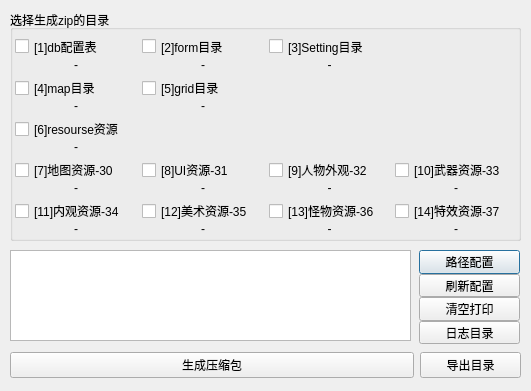
<?xml version="1.0" encoding="UTF-8"?>
<ui version="4.0">
 <class>ResCompressWnd</class>
 <widget class="QDialog" name="ResCompressWnd">
  <property name="geometry">
   <rect>
    <x>0</x>
    <y>0</y>
    <width>531</width>
    <height>391</height>
   </rect>
  </property>
  <property name="minimumSize">
   <size>
    <width>520</width>
    <height>380</height>
   </size>
  </property>
  <property name="windowTitle">
   <string>压缩包生成</string>
  </property>
  <property name="windowIcon">
   <iconset resource="pictures.qrc">
    <normaloff>:/icon/icon_designSimpleTool.ico</normaloff>:/icon/icon_designSimpleTool.ico</iconset>
  </property>
  <property name="windowOpacity">
   <double>0.750000000000000</double>
  </property>
  <widget class="QTextBrowser" name="t_output_print">
   <property name="geometry">
    <rect>
     <x>10</x>
     <y>250</y>
     <width>401</width>
     <height>91</height>
    </rect>
   </property>
  </widget>
  <widget class="QWidget" name="verticalLayoutWidget_2">
   <property name="geometry">
    <rect>
     <x>419</x>
     <y>250</y>
     <width>101</width>
     <height>94</height>
    </rect>
   </property>
   <layout class="QVBoxLayout" name="verticalLayout_2">
    <property name="spacing">
     <number>0</number>
    </property>
    <item>
     <widget class="QPushButton" name="btn_path_config">
      <property name="text">
       <string>路径配置</string>
      </property>
     </widget>
    </item>
    <item>
     <widget class="QPushButton" name="btn_config_refresh">
      <property name="text">
       <string>刷新配置</string>
      </property>
     </widget>
    </item>
    <item>
     <widget class="QPushButton" name="btn_clr_output">
      <property name="text">
       <string>清空打印</string>
      </property>
     </widget>
    </item>
    <item>
     <widget class="QPushButton" name="btn_log_folder">
      <property name="text">
       <string>日志目录</string>
      </property>
     </widget>
    </item>
   </layout>
  </widget>
  <widget class="QWidget" name="horizontalLayoutWidget">
   <property name="geometry">
    <rect>
     <x>10</x>
     <y>350</y>
     <width>511</width>
     <height>31</height>
    </rect>
   </property>
   <layout class="QHBoxLayout" name="hl_button_group" stretch="4,1">
    <item>
     <widget class="QPushButton" name="btn_compress">
      <property name="text">
       <string>生成压缩包</string>
      </property>
     </widget>
    </item>
    <item>
     <widget class="QPushButton" name="btn_zip_folder">
      <property name="text">
       <string>导出目录</string>
      </property>
     </widget>
    </item>
   </layout>
  </widget>
  <widget class="QGroupBox" name="groupBox">
   <property name="geometry">
    <rect>
     <x>10</x>
     <y>10</y>
     <width>511</width>
     <height>231</height>
    </rect>
   </property>
   <property name="title">
    <string>选择生成zip的目录</string>
   </property>
   <widget class="QWidget" name="gridLayoutWidget">
    <property name="geometry">
     <rect>
      <x>0</x>
      <y>20</y>
      <width>512</width>
      <height>211</height>
     </rect>
    </property>
    <layout class="QGridLayout" name="gl_group" rowstretch="0,0,0,0,0">
     <property name="sizeConstraint">
      <enum>QLayout::SetDefaultConstraint</enum>
     </property>
     <property name="leftMargin">
      <number>5</number>
     </property>
     <property name="topMargin">
      <number>5</number>
     </property>
     <property name="rightMargin">
      <number>5</number>
     </property>
     <property name="bottomMargin">
      <number>5</number>
     </property>
     <property name="spacing">
      <number>5</number>
     </property>
     <item row="0" column="1">
      <layout class="QVBoxLayout" name="vl_group_0_1">
       <property name="spacing">
        <number>0</number>
       </property>
       <item>
        <widget class="QCheckBox" name="cb_0_1">
         <property name="text">
          <string>[2]form目录</string>
         </property>
        </widget>
       </item>
       <item>
        <widget class="QLabel" name="lb_0_1">
         <property name="text">
          <string>-</string>
         </property>
         <property name="alignment">
          <set>Qt::AlignCenter</set>
         </property>
        </widget>
       </item>
      </layout>
     </item>
     <item row="0" column="0">
      <layout class="QVBoxLayout" name="vl_group_0_0">
       <property name="spacing">
        <number>0</number>
       </property>
       <item>
        <widget class="QCheckBox" name="cb_0_0">
         <property name="text">
          <string>[1]db配置表</string>
         </property>
        </widget>
       </item>
       <item>
        <widget class="QLabel" name="lb_0_0">
         <property name="text">
          <string>-</string>
         </property>
         <property name="alignment">
          <set>Qt::AlignCenter</set>
         </property>
        </widget>
       </item>
      </layout>
     </item>
     <item row="1" column="0">
      <layout class="QVBoxLayout" name="vl_group_1_0">
       <property name="spacing">
        <number>0</number>
       </property>
       <item>
        <widget class="QCheckBox" name="cb_1_0">
         <property name="text">
          <string>[4]map目录</string>
         </property>
        </widget>
       </item>
       <item>
        <widget class="QLabel" name="lb_1_0">
         <property name="text">
          <string>-</string>
         </property>
         <property name="alignment">
          <set>Qt::AlignCenter</set>
         </property>
        </widget>
       </item>
      </layout>
     </item>
     <item row="1" column="1">
      <layout class="QVBoxLayout" name="vl_group_1_1">
       <property name="spacing">
        <number>0</number>
       </property>
       <item>
        <widget class="QCheckBox" name="cb_1_1">
         <property name="text">
          <string>[5]grid目录</string>
         </property>
        </widget>
       </item>
       <item>
        <widget class="QLabel" name="lb_1_1">
         <property name="text">
          <string>-</string>
         </property>
         <property name="alignment">
          <set>Qt::AlignCenter</set>
         </property>
        </widget>
       </item>
      </layout>
     </item>
     <item row="3" column="0">
      <layout class="QVBoxLayout" name="vl_group_3_0">
       <property name="spacing">
        <number>0</number>
       </property>
       <item>
        <widget class="QCheckBox" name="cb_3_0">
         <property name="text">
          <string>[7]地图资源-30</string>
         </property>
        </widget>
       </item>
       <item>
        <widget class="QLabel" name="lb_3_0">
         <property name="text">
          <string>-</string>
         </property>
         <property name="alignment">
          <set>Qt::AlignCenter</set>
         </property>
        </widget>
       </item>
      </layout>
     </item>
     <item row="4" column="3">
      <layout class="QVBoxLayout" name="vl_group_4_3">
       <property name="spacing">
        <number>0</number>
       </property>
       <item>
        <widget class="QCheckBox" name="cb_4_3">
         <property name="text">
          <string>[14]特效资源-37</string>
         </property>
        </widget>
       </item>
       <item>
        <widget class="QLabel" name="lb_4_3">
         <property name="text">
          <string>-</string>
         </property>
         <property name="alignment">
          <set>Qt::AlignCenter</set>
         </property>
        </widget>
       </item>
      </layout>
     </item>
     <item row="3" column="1">
      <layout class="QVBoxLayout" name="vl_group_3_1">
       <property name="spacing">
        <number>0</number>
       </property>
       <item>
        <widget class="QCheckBox" name="cb_3_1">
         <property name="text">
          <string>[8]UI资源-31</string>
         </property>
        </widget>
       </item>
       <item>
        <widget class="QLabel" name="lb_3_1">
         <property name="text">
          <string>-</string>
         </property>
         <property name="alignment">
          <set>Qt::AlignCenter</set>
         </property>
        </widget>
       </item>
      </layout>
     </item>
     <item row="3" column="2">
      <layout class="QVBoxLayout" name="vl_group_3_2">
       <property name="spacing">
        <number>0</number>
       </property>
       <item>
        <widget class="QCheckBox" name="cb_3_2">
         <property name="text">
          <string>[9]人物外观-32</string>
         </property>
        </widget>
       </item>
       <item>
        <widget class="QLabel" name="lb_3_2">
         <property name="text">
          <string>-</string>
         </property>
         <property name="alignment">
          <set>Qt::AlignCenter</set>
         </property>
        </widget>
       </item>
      </layout>
     </item>
     <item row="2" column="0">
      <layout class="QVBoxLayout" name="vl_group_2_0">
       <property name="spacing">
        <number>0</number>
       </property>
       <item>
        <widget class="QCheckBox" name="cb_2_0">
         <property name="text">
          <string>[6]resourse资源</string>
         </property>
        </widget>
       </item>
       <item>
        <widget class="QLabel" name="lb_2_0">
         <property name="text">
          <string>-</string>
         </property>
         <property name="alignment">
          <set>Qt::AlignCenter</set>
         </property>
        </widget>
       </item>
      </layout>
     </item>
     <item row="3" column="3">
      <layout class="QVBoxLayout" name="vl_group_3_3">
       <property name="spacing">
        <number>0</number>
       </property>
       <item>
        <widget class="QCheckBox" name="cb_3_3">
         <property name="text">
          <string>[10]武器资源-33</string>
         </property>
        </widget>
       </item>
       <item>
        <widget class="QLabel" name="lb_3_3">
         <property name="text">
          <string>-</string>
         </property>
         <property name="alignment">
          <set>Qt::AlignCenter</set>
         </property>
        </widget>
       </item>
      </layout>
     </item>
     <item row="4" column="0">
      <layout class="QVBoxLayout" name="vl_group_4_0">
       <property name="spacing">
        <number>0</number>
       </property>
       <item>
        <widget class="QCheckBox" name="cb_4_0">
         <property name="text">
          <string>[11]内观资源-34</string>
         </property>
        </widget>
       </item>
       <item>
        <widget class="QLabel" name="lb_4_0">
         <property name="text">
          <string>-</string>
         </property>
         <property name="alignment">
          <set>Qt::AlignCenter</set>
         </property>
        </widget>
       </item>
      </layout>
     </item>
     <item row="4" column="1">
      <layout class="QVBoxLayout" name="vl_group_4_1">
       <property name="spacing">
        <number>0</number>
       </property>
       <item>
        <widget class="QCheckBox" name="cb_4_1">
         <property name="text">
          <string>[12]美术资源-35</string>
         </property>
        </widget>
       </item>
       <item>
        <widget class="QLabel" name="lb_4_1">
         <property name="text">
          <string>-</string>
         </property>
         <property name="alignment">
          <set>Qt::AlignCenter</set>
         </property>
        </widget>
       </item>
      </layout>
     </item>
     <item row="4" column="2">
      <layout class="QVBoxLayout" name="vl_group_4_2">
       <property name="spacing">
        <number>0</number>
       </property>
       <item>
        <widget class="QCheckBox" name="cb_4_2">
         <property name="text">
          <string>[13]怪物资源-36</string>
         </property>
        </widget>
       </item>
       <item>
        <widget class="QLabel" name="lb_4_2">
         <property name="text">
          <string>-</string>
         </property>
         <property name="alignment">
          <set>Qt::AlignCenter</set>
         </property>
        </widget>
       </item>
      </layout>
     </item>
     <item row="0" column="2">
      <layout class="QVBoxLayout" name="vl_group_0_2">
       <property name="spacing">
        <number>0</number>
       </property>
       <item>
        <widget class="QCheckBox" name="cb_0_2">
         <property name="text">
          <string>[3]Setting目录</string>
         </property>
        </widget>
       </item>
       <item>
        <widget class="QLabel" name="lb_0_2">
         <property name="text">
          <string>-</string>
         </property>
         <property name="alignment">
          <set>Qt::AlignCenter</set>
         </property>
        </widget>
       </item>
      </layout>
     </item>
    </layout>
   </widget>
  </widget>
 </widget>
 <resources>
  <include location="pictures.qrc"/>
 </resources>
 <connections/>
</ui>
